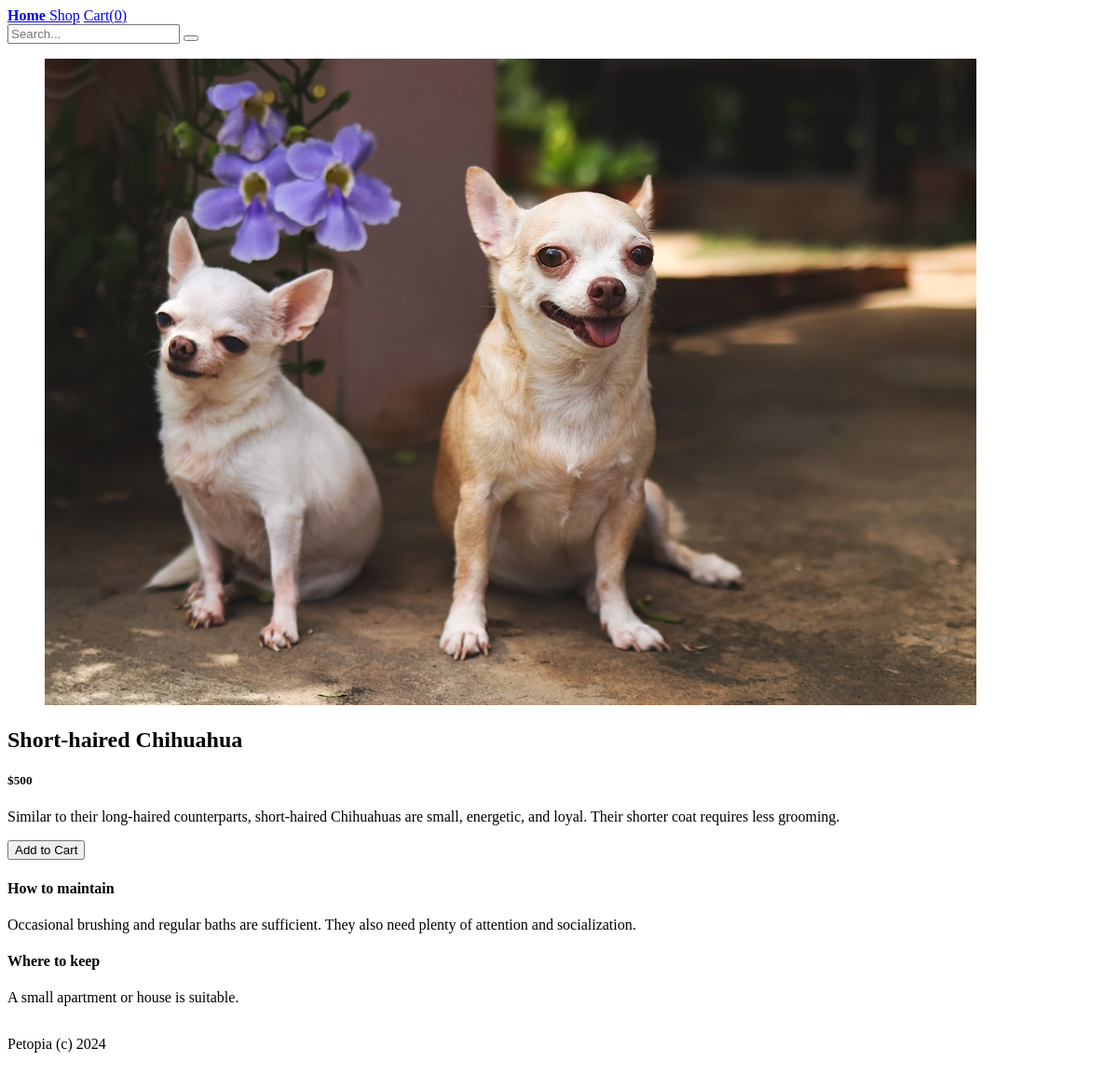
Page /details/dogs on the committed database.
### petopia/shop/models.py (models this page shows, shortened)
class Product(db.Model):
    id = db.Column(db.Integer, primary_key=True)
    category_id = db.Column(db.Integer, db.ForeignKey('category.id', ondelete='CASCADE'), nullable=False, unique=False)
    category = db.relationship('Category', back_populates='products')
    name = db.Column(db.String(30), nullable=False, unique=True)
    slug = db.Column(db.String(300), nullable=False, unique=True)
    description = db.Column(db.Text, nullable=False, unique=False)
    how_to_maintain = db.Column(db.Text, nullable=True, unique=False)
    where_to_keep = db.Column(db.Text, nullable=True, unique=False)
    image = db.Column(db.String(128), nullable=True, unique=True)
    price = db.Column(db.Integer(), nullable=False, unique=False, default=1000)
    order_items = db.relationship('OrderItem', back_populates='products', cascade='all, delete, delete-orphan')

### petopia/shop/routes.py (the view)
@shop.route('/details/<slug>', methods=['POST', 'GET'])
def details(slug):
    product = Product.query.filter_by(slug=slug).first_or_404()
    if request.method == 'POST':
        item = request.form.get('product_id', None)
        if item:
            cart = Cart(session)
            cart.add_or_update(item)
        return render_template('parts/cart_menu.html')
    return render_template('details.html', product=product)

### petopia/__init__.py (called while the page is built)
@app.context_processor
def cart_context():
    cart_obj = Cart(session)
    return dict(cart_context=cart_obj)

### petopia/shop/models.py (called while the page is built)
    def __len__(self):
        return sum(int(item['quantity']) for item in self.cart.values())

### petopia/templates/details.html (shortened to what this page needs)
{% extends 'base.html' %}
{% block content %}
<div class="my-2 py-2">
  <div class="columns">
    <div class="column col-6 col-md-12">
      {% if product.image %}
        <figure class="figure">
          <img loading="lazy" class="img-responsive img-fit-cover" src="{{url_for('static', filename=product.image)}}">
        </figure>
      {% endif %}
    </div>
    <div class="column col-6 col-md-12">
      <div class="container">
        <div class="my-2 py-2">
          <h2>{{product.name}}</h2>
          <h5>${{product.price}}</h5>
          <p>{{product.description}}</p>
        </div>
      </div>
    </div>
  </div>
  <div class="my-2 py-2">
    <form
      hx-post="{{url_for('shop.details', slug=product.slug)}}"
      hx-target="#cartMenu"
      hx-swap="outerHTML"
    >
      <button type="submit" class="btn btn-primary">Add to Cart</button>
    </form>
  </div>
  <div class="columns py-2">
    <div class="column col-12">
      {% if product.how_to_maintain %}
        <h4>How to maintain</h4>
        <p>{{product.how_to_maintain}}</p>
      {% endif %}
    </div>
    <div class="column col-12">
      {% if product.where_to_keep %}
        <h4>Where to keep</h4>
        <p>{{product.where_to_keep}}</p>
      {% endif %}
    </div>
  </div>
</div>
{% endblock content %}

### rows in the picture
Product: image (picture), name "Short-haired Chihuahua", price "500", description "Similar to their long-haired counterparts, short-haired Chihuahuas are small, energetic, and loyal. Their shorter coat requires less grooming.", how_to_maintain "Occasional brushing and regular baths are sufficient. They also need plenty of attention and socialization.", where_to_keep "A small apartment or house is suitable."

### other values in the picture
{{ cart_context|length }} "0"
